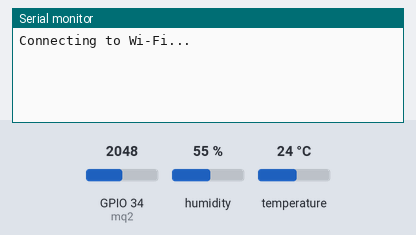
Simulated run of this program. Board: ESP32. Shown: the last lines printed to the serial monitor. The test bench sets the inputs (shaded band); at power-on: humidity 55 %, GPIO 34 (mq2) = 2048, temperature 24 °C. WiFi joins after 1.5 s; servers stay silent unless stated; no MQTT or app messages arrive unless stated.

Above: at 2.2 s.
2.3 s: humidity set to 22 %
At 3.8 s:
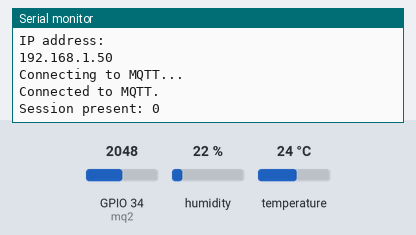
16.5 s: GPIO 34 (mq2) set to 1760
At 21.3 s:
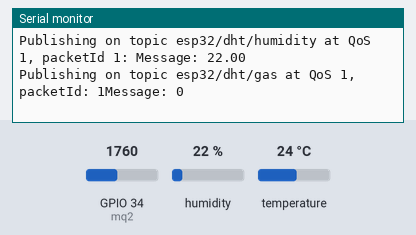
30.7 s: temperature set to 12 °C
At 40.1 s:
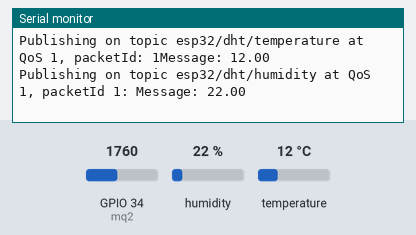
44.9 s: humidity set to 40 %
At 51.4 s:
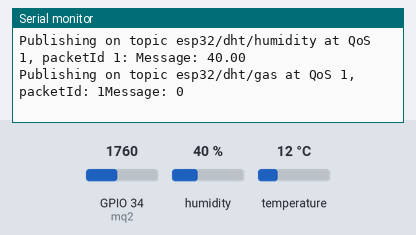

The program:

main.cpp
```cpp
//----------------- Khai Bao -----------------------------
#include "DHT.h"
#include <WiFi.h>
extern "C" {
  #include "freertos/FreeRTOS.h"
  #include "freertos/timers.h"
}
#include <AsyncMqttClient.h>
#include <Wire.h>
#include <Adafruit_Sensor.h>

//Thiết lập wifi
#define WIFI_SSID "DaoVanQuan"
#define WIFI_PASSWORD "123456789"

#define MQTT_HOST IPAddress(172, 20, 10, 2)  //specify your Raspberry Pi IP Address- Mình dùng máy tính nên nó sẽ là địa chỉ IP của máy tính
#define MQTT_PORT 1883

//MQTT Topics
#define MQTT_PUB_TEMP_DHT "esp32/dht/temperature"
#define MQTT_PUB_HUM_DHT  "esp32/dht/humidity"
#define MQTT_PUB_GAS "esp32/dht/gas"
unsigned long previousMillis = 0;
const long interval = 10000;

float temperature_DHT, humidity_DHT;
int MQ2;

AsyncMqttClient mqttClient;

TimerHandle_t mqttReconnectTimer;
TimerHandle_t wifiReconnectTimer;


// Ham ket noi với wifi và MQTT
void connectToWifi() {
  Serial.println("Connecting to Wi-Fi...");
  WiFi.begin(WIFI_SSID, WIFI_PASSWORD);
}

void connectToMqtt() {
  Serial.println("Connecting to MQTT...");
  mqttClient.connect();
}

void WiFiEvent(WiFiEvent_t event) {
  Serial.printf("[WiFi-event] event: %dn", event);
  switch(event) {
    case SYSTEM_EVENT_STA_GOT_IP:
      Serial.println("WiFi connected");
      Serial.println("IP address: ");
      Serial.println(WiFi.localIP());
      connectToMqtt();
      break;
    case SYSTEM_EVENT_STA_DISCONNECTED:
      Serial.println("WiFi lost connection");
      xTimerStop(mqttReconnectTimer, 0);
      xTimerStart(wifiReconnectTimer, 0);
      break;
  }
}

//-----------------------------------------------
void onMqttConnect(bool sessionPresent) {     // Hàm kết nối thành công với MQTT
  Serial.println("Connected to MQTT.");
  Serial.print("Session present: ");
  Serial.println(sessionPresent);
}

void onMqttDisconnect(AsyncMqttClientDisconnectReason reason) {   // HÀm trả về chưa kết nối thành công với MQTT
  Serial.println("Disconnected from MQTT.");
  if (WiFi.isConnected()) {
    xTimerStart(mqttReconnectTimer, 0);
  }
}


//--------------------- Hàm gửi gói chủ đề -------------------
void onMqttPublish(uint16_t packetId) {
  Serial.print("Publish acknowledged.");
  Serial.print("  packetId: ");
  Serial.println(packetId);
}


#define DHTPIN  25    // Digital pin connected to the DHT sensor
// Feather HUZZAH ESP8266 note: use pins 3, 4, 5, 12, 13 or 14 --
// Pin 15 can work but DHT must be disconnected during program upload.

// Uncomment whatever type you're using!
#define DHTTYPE DHT11   // DHT 11
DHT dht(DHTPIN, DHTTYPE);

// Cam bien khi Gas
#define mq2 34
 int khiga( )
 {
  int trangthai;
  int sensorA_out = analogRead(mq2);
  if (sensorA_out > 1800)
  {
    trangthai = 1;
  }
  else{
    trangthai = 0;
  }
  return trangthai;

 }

void setup() {
  Serial.begin(9600);
  dht.begin();
  delay(1000);


  //------------- Tạo bộ hẹn giờ --------------------
  mqttReconnectTimer = xTimerCreate("mqttTimer", pdMS_TO_TICKS(2000), pdFALSE, (void*)0, reinterpret_cast<TimerCallbackFunction_t>(connectToMqtt));
  wifiReconnectTimer = xTimerCreate("wifiTimer", pdMS_TO_TICKS(2000), pdFALSE, (void*)0, reinterpret_cast<TimerCallbackFunction_t>(connectToWifi));

  WiFi.onEvent(WiFiEvent);

  mqttClient.onConnect(onMqttConnect);
  mqttClient.onDisconnect(onMqttDisconnect);
  mqttClient.onPublish(onMqttPublish);
  mqttClient.setServer(MQTT_HOST, MQTT_PORT);
  connectToWifi();

}

void loop() {
  //-------------------- doc nhiet do ----------------------
  unsigned long currentMillis = millis();
  if (currentMillis - previousMillis >= interval) {
    previousMillis = currentMillis;

    //Read from DHT
    humidity_DHT = dht.readHumidity();
    temperature_DHT = dht.readTemperature();
    MQ2 = khiga();
    if (isnan(temperature_DHT) || isnan(humidity_DHT)) {
      Serial.println(F("Failed to read from DHT sensor!"));
      return;
    }

    // Publish an MQTT message on topic esp32/dht/temperature
    uint16_t packetIdPub1 = mqttClient.publish(MQTT_PUB_TEMP_DHT, 1, true, String(temperature_DHT).c_str());
    Serial.printf("Publishing on topic %s at QoS 1, packetId: %i", MQTT_PUB_TEMP_DHT, packetIdPub1);
    Serial.printf("Message: %.2f \n", temperature_DHT);

    // Publish an MQTT message on topic esp32/dht/humidity
    uint16_t packetIdPub2 = mqttClient.publish(MQTT_PUB_HUM_DHT, 1, true, String(humidity_DHT).c_str());
    Serial.printf("Publishing on topic %s at QoS 1, packetId %i: ", MQTT_PUB_HUM_DHT, packetIdPub2);
    Serial.printf("Message: %.2f \n", humidity_DHT);

    // Publish an MQTT message on topic esp32/dht/temperature
    uint16_t packetIdPub3 = mqttClient.publish(MQTT_PUB_GAS, 1, true, String(MQ2).c_str());
    Serial.printf("Publishing on topic %s at QoS 1, packetId: %i", MQTT_PUB_GAS, packetIdPub3);
    Serial.printf("Message: %d \n", MQ2);
  }
}
```

Measured:
- after the input at 16.5 s, the serial monitor: prints a new line after 3.6 s (image 2)
- after the input at 30.7 s, the serial monitor: prints a new line after 9.3 s (image 3)
- after the input at 44.9 s, the serial monitor: prints a new line after 5.1 s (image 4)
